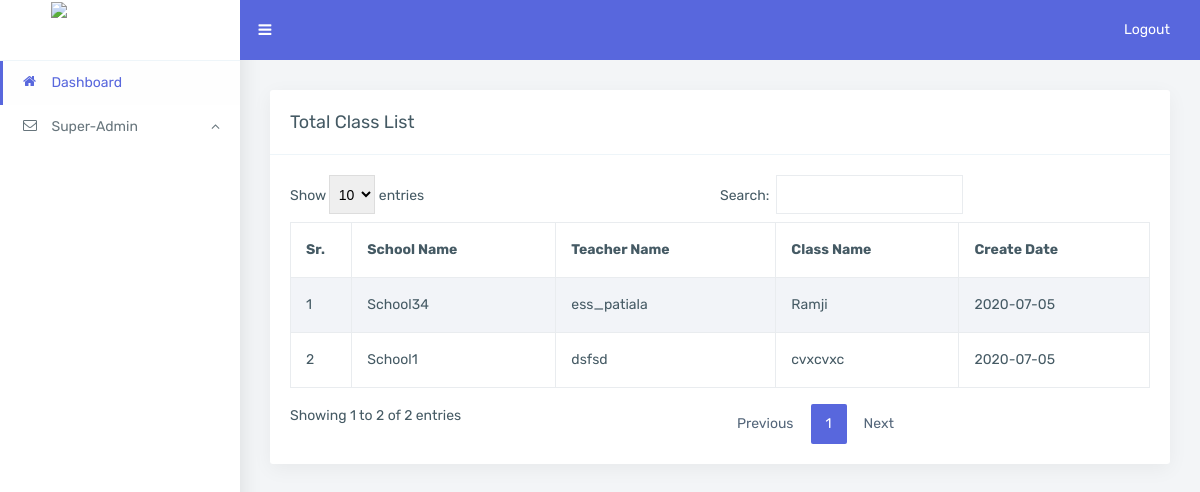
The page /index.php/dashboard_sadmin/total_class on the database as committed earlier.
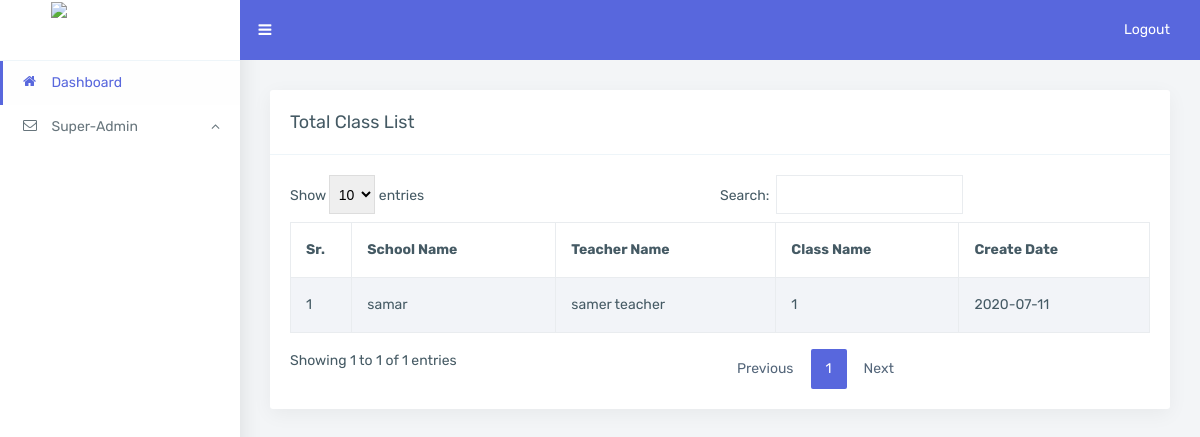
The same page on the database as committed later.
### tables this page shows
CREATE TABLE `class` (
  `id` int(11) NOT NULL,
  `user_id` int(11) NOT NULL,
  `school_id` int(11) NOT NULL,
  `teacher_id` int(11) NOT NULL,
  `subject_id` int(11) NOT NULL,
  `class_name` varchar(255) DEFAULT NULL,
  `created_date` varchar(100) DEFAULT NULL
);

CREATE TABLE `school` (
  `id` int(11) NOT NULL,
  `user_id` int(11) DEFAULT NULL,
  `school_name` varchar(255) NOT NULL,
  `school_session` varchar(30) NOT NULL DEFAULT '',
  `image` varchar(200) DEFAULT NULL,
  `date` varchar(100) DEFAULT NULL
);

CREATE TABLE `users` (
  `id` int(11) NOT NULL,
  `username` varchar(200) NOT NULL,
  `email` varchar(200) NOT NULL,
  `password` varchar(255) NOT NULL,
  `role` varchar(11) NOT NULL COMMENT '1:Superadmin 2:founder 3:teacher',
  `mobile` varchar(255) DEFAULT NULL,
  `image` varchar(100) DEFAULT NULL,
  `class` int(11) DEFAULT NULL,
  `join_date` varchar(100) NOT NULL
);

### application/controllers/dashboard_sadmin.php (called while the page is built, shortened)
<?php
class Dashboard_sadmin extends CI_Controller {
    public function __construct() {
        $this->load->model('SuperAdmin_School_model');
    }
    public function total_class() {
        $result['class_list'] = $this->SuperAdmin_School_model->get_total_class_list();
        $this->load->view('templates/superadmin_header.php');
        $this->load->view('Dashboard_sadmin/School/total_class.php', $result);
        $this->load->view('templates/footer.php');
    }
}

### index.php (called while the page is built, shortened)
<?php
require_once BASEPATH.'core/CodeIgniter.php';

### application/models/SuperAdmin_School_model.php (called while the page is built, shortened)
<?php
class SuperAdmin_School_model extends CI_Model {
    public function get_total_class_list() {
        $this->db->select("school.school_name, users.username, class.class_name, class.created_date");
        $this->db->from('users');
        $this->db->join('class', 'class.teacher_id = users.id');
        $this->db->join('school', 'school.id = class.school_id');
        $query = $this->db->get();
        return $query->result();
    }
}

### application/views/Dashboard_sadmin/School/total_class.php (the view)
<section class="main-content container">
    <div class="row">
        <div class="col-md-12">
            <div class="card">
                <div class="card-heading card-default">
                  Total Class List
                </div>
                <div class="card-block">
                    <table id="datatable" class="table table-striped dt-responsive nowrap">
                        <thead>
                            <tr>
                                <th>Sr.</th>
                                <th>School Name</th>
                                <th>Teacher Name</th>
                                <th>Class Name</th>
                                <th>Create Date</th>
                            </tr>
                        </thead>
                        <tbody id="ListLocation">
							<?php
                            $count = 1;
                            foreach ($class_list as $sch) {
                                ?>
                                <tr>
                                    <td><?php echo $count++; ?></td>
                                    <td><?php echo $sch->school_name; ?></td>
                                    <td><?php echo $sch->username; ?></td>
                                    <td><?php echo $sch->class_name; ?></td>
                                    <td><?php echo $sch->created_date; ?></td>
                                </tr>
                            <?php } ?>
                        </tbody>
                    </table>
                </div>
            </div>
        </div>
    </div>
</section>

### application/views/templates/superadmin_header.php (shortened to what this page needs)
<!DOCTYPE html>
<html lang="en">
    <head>
        <link href="<?=base_url('assets/lib/bootstrap/css/bootstrap.min.css');?>" rel="stylesheet">
        <link href="<?=base_url('assets/lib/toast/jquery.toast.min.css');?>" rel="stylesheet">
        <link href="<?=base_url('assets/css/style.css');?>" rel="stylesheet">
    </head>
    <body>
        <div class="top-bar primary-top-bar">
            <div class="container-fluid">
                <div class="row">
                    <div class="col">
                        <a class="admin-logo" href="/">
                            <h1>
                                  <div class="card-block border-bottom text-center nav-profile">
                            <img alt="profile" src="<?php echo base_url('assets/img/new-logo.png');?>" width="80">
                            </div>
                            </h1>
                        </a>
                        <div class="left-nav-collapsed" >
                            <a  href="#" class="nav-collapsed"><i class="fa fa-bars"></i></a>
                        </div>
                    </div>
                    <div class="col">
                        <ul class="list-inline top-right-nav">
                            <li>
                                <a class="dropdown-item" href="<?php echo base_url('Auth/logout/');?>">Logout</a>
                            </li>
                        </ul>
                    </div>
                </div>
            </div>
        </div>
        <div class="main-sidebar-nav default-navigation">
            <div class="nano">
                <div class="nano-content sidebar-nav">
                    <ul class="metisMenu nav flex-column" id="menu">
                        <li class="nav-item active"><a class="nav-link" href="<?php echo base_url('dashboard_sadmin');?>"><i class="fa fa-home"></i> <span class="toggle-none">Dashboard </a></li>
                        <li class="nav-item">
                            <a class="nav-link" href="javascript: void(0);" aria-expanded="true"><i class="fa fa-envelope-o"></i> <span class="toggle-none">Super-Admin<span class="fa arrow"></span></span></a>
                        </li>
                    </ul>
                </div>
            </div>
        </div>

### application/views/templates/footer.php (shortened to what this page needs)
</body>
</html>

### assets/css/style.css (style rules this page uses)
body { font-family: "Rubik", sans-serif; color: #455a64; font-size: 14px; font-weight: 400; line-height: 24px; overflow-x: hidden; background-color: #f3f5f7; height: 100%; position: relative; }
a { text-decoration: none; -moz-transition: all 0.3s; -o-transition: all 0.3s; -webkit-transition: all 0.3s; transition: all 0.3s; color: #5867dd; }
h1, h2, h3, h4, h5, h6 { margin-top: 0px; font-weight: 400; }
.main-content.container { padding: 0px; width: auto; }
.main-content.container { min-height: 100vh; padding: 30px; padding-bottom: 40px; padding-top: 90px; position: relative; margin-left: 240px; -moz-transition: margin-left 0.3s; -o-transition: margin-left 0.3s; -webkit-transition: margin-left 0.3s; transition: margin-left 0.3s; }
.card { margin-bottom: 30px; -webkit-box-shadow: 0px 5px 20px rgba(0, 0, 0, 0.05); box-shadow: 0px 5px 20px rgba(0, 0, 0, 0.05); border: 0px; border-radius: 3px; }
.card-heading { -webkit-border-radius: 0px; -moz-border-radius: 0px; -ms-border-radius: 0px; border-radius: 0px; }
.card-heading { -webkit-border-radius: 0px; -moz-border-radius: 0px; -ms-border-radius: 0px; padding: 1.25rem; font-weight: 400; text-transform: capitalize; font-size: 18px; border-top-left-radius: 3px; border-top-right-radius: 3px; border-bottom: 1px solid #eef5f9; }
.card-block { position: relative; }
.top-bar { height: 60px; position: fixed; left: 0; top: 0; width: 100%; z-index: 999; }
.admin-logo { display: block; margin-left: -15px; float: left; width: 240px; text-align: center; padding-left: 0px; height: 60px; line-height: 60px; background: #fff; }
.admin-logo h1 { color: #fff; font-size: 28px; line-height: 60px; text-transform: uppercase; font-weight: 800; margin: 0px; }
.top-right-nav { margin: 0; padding: 0; float: right; padding-right: 0px; }
.top-right-nav>li { display: block; float: left; position: relative; padding: 0px; }
.top-right-nav>li>a { display: block; line-height: 60px; padding: 0px 15px; color: #fff; }
.left-nav-toggle, .left-nav-collapsed { margin-left: 0px; line-height: 60px; float: left; }
.left-nav-toggle a, .left-nav-collapsed a { display: block; color: #fff; font-size: 15px; width: 50px; height: 60px; line-height: 60px; text-align: center; }
.main-sidebar-nav { position: fixed; left: 0; top: 0px; width: 240px; height: 100%; -moz-transition: margin-left 0.3s; -o-transition: margin-left 0.3s; -webkit-transition: margin-left 0.3s; transition: margin-left 0.3s; background-repeat: repeat; z-index: 99; }
.left-nav-collapsed { display:block; }
.metisMenu { padding-bottom: 30px; padding-top: 60px; }
.metisMenu li { border-left: 3px solid transparent; }
.metisMenu .arrow { float: right; line-height: 1.42857; padding-top: 2px; }
.metisMenu .fa.arrow:before { content: "\f106"; }
.metisMenu.nav>li>a { padding: 10px 20px; text-transform: capitalize; color: rgba(255, 255, 255, 0.85); font-weight: 400; font-size: 14px; }
.metisMenu.nav>li>a i { display: inline-block; margin-right: 5px; vertical-align: middle; margin-top: -4px; width: 20px; }
.metisMenu.nav>li.active { background-color: rgba(0, 0, 0, 0.1); border-left-color: #5867dd; }
.metisMenu.nav>li.active>a { color: white; }
.metisMenu.nav>li:last-child a { border-bottom: 0px; }
.default-navigation { background-color: #fff; -webkit-box-shadow: 1px 0 20px rgba(0, 0, 0, .1); box-shadow: 1px 0 20px rgba(0, 0, 0, .1); }
.default-navigation .metisMenu.nav>li>a { color: #67757c; }
.default-navigation .metisMenu.nav>li.active { background-color: #fefefe; }
.default-navigation .metisMenu.nav>li.active>a { color: #5867dd; }
.table>tbody>tr>td { padding: 15px; }
.table>tbody>tr:nth-of-type(odd) { background: #f2f4f8; }
.table>tbody>tr>td, .table>tbody>tr>th, .table>tfoot>tr>td, .table>tfoot>tr>th, .table>thead>tr>td, .table>thead>tr>th { border: 1px solid #e9ecef; vertical-align: inherit; }
.table>caption+thead>tr:first-child>td, .table>caption+thead>tr:first-child>th, .table>colgroup+thead>tr:first-child>td, .table>colgroup+thead>tr:first-child>th, .table>thead:first-child>tr:first-child>td, .table>thead:first-child>tr:first-child>th { border-top: 1px solid #e9ecef; padding: 15px; }
.table>thead>tr>th { border: 1px solid #e9ecef; vertical-align: bottom; }

### application/views/templates/superadmin_header.php (style rules this page uses)
.card-block.border-bottom.text-center.nav-profile { padding: 0px; }

Rows that differ between the two databases and show on the page:
removed class: school.school_name "School34", users.username "ess_patiala", class_name "Ramji", created_date "2020-07-05"
removed class: school.school_name "School1", users.username "dsfsd", class_name "cvxcvxc", created_date "2020-07-05"
added class: school.school_name "samar", users.username "samer teacher", class_name "1", created_date "2020-07-11"
Other text that changed with them:
text written by a page script: "Show entries Search: Showing 1 to 2 of 2 entries Previous 1 Next" → "Show entries Search: Showing 1 to 1 of 1 entries Previous 1 Next"
